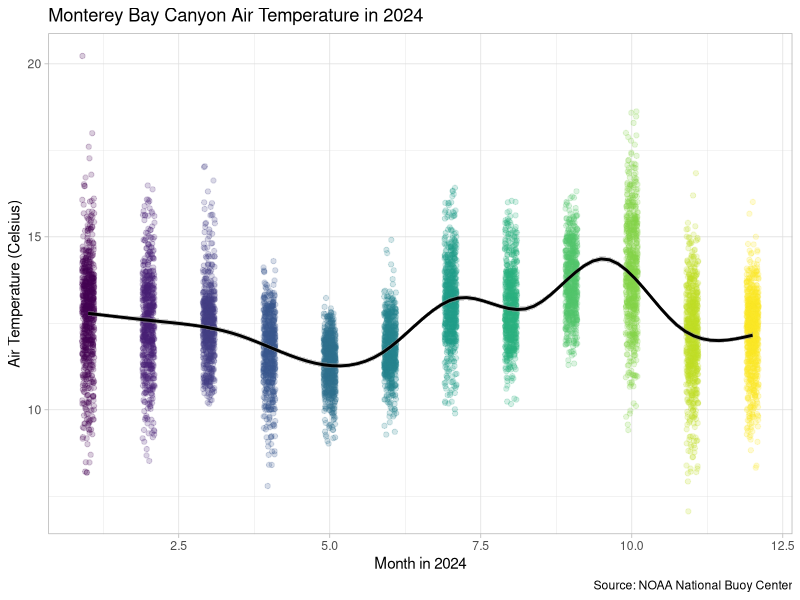

Write R code to recreate this figure.
## ---- chunk 1
#| label: setup
library(tidyverse)
## ---- chunk 2
#| label: load-buoy-final
buoy_final <- read_csv("data/data-clean/buoy_final.csv")
## ---- chunk 3
#| label: monterey-air-temp-viz
ggplot(data = buoy_final, 
       aes(x = mm,
           y = atmp)) +
  geom_jitter(aes(color = factor(mm)), width = 0.1, alpha = 0.2) +
  geom_smooth(color = "black") +
  scale_color_viridis_d() +
  labs(x = "Month in 2024",
       y = "Air Temperature (Celsius)",
       caption = "Source: NOAA National Buoy Center",
       title = "Monterey Bay Canyon Air Temperature in 2024") +
  theme_light() +
  theme(legend.position = "none")
